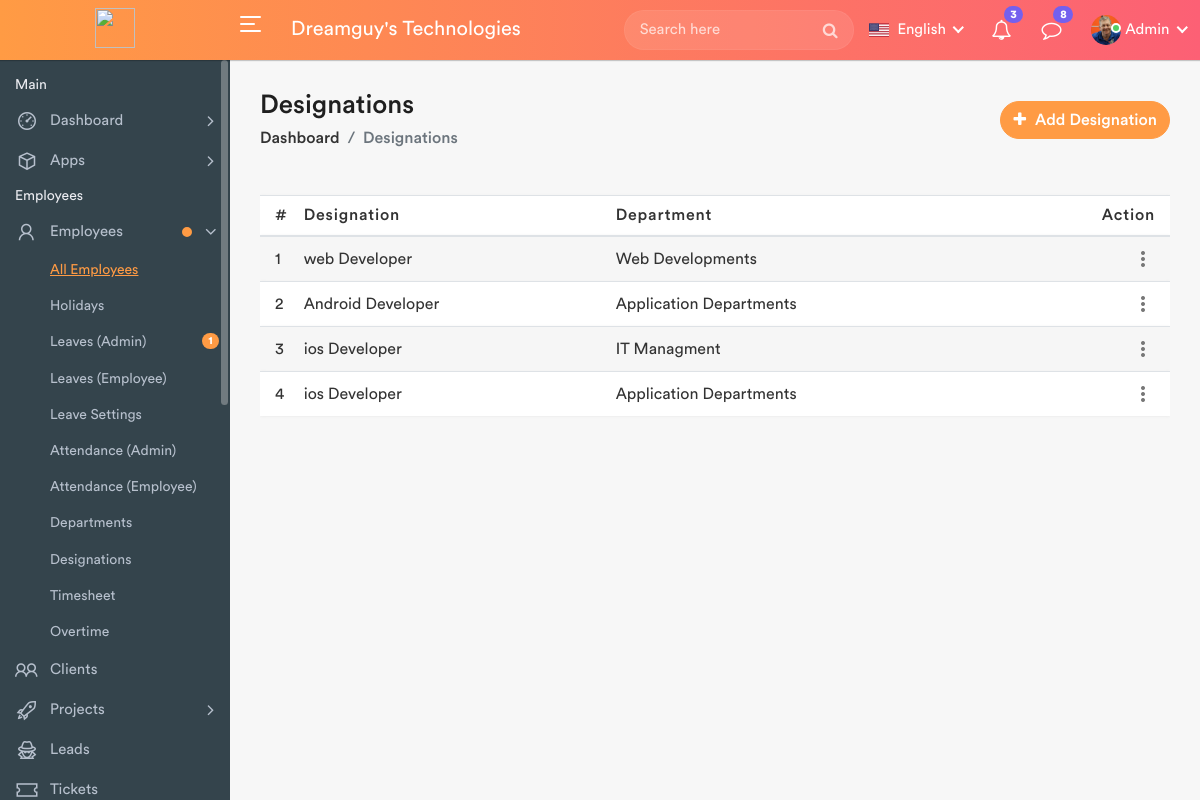
The page /designations on the database its author committed.
### HRMS_APP/models.py (models this page shows, shortened)
class Designation(models.Model):
    designation = models.CharField(max_length=100)
    department = models.ForeignKey(Department, on_delete=models.CASCADE)

class Department(models.Model):
    department = models.CharField(max_length=100)
    def __str__(self):
        return self.department

### HRMS_APP/views.py (the view, shortened to what this page needs)
# urls.py: path('designations', views.designations, name='designations'),
def designations(request):
    designation = Designation.objects.all()
    departments = Department.objects.all()
    return render(request, "designations.html", {'designation': designation, 'departments': departments})

### HRMS_APP/templates/designations.html (shortened to what this page needs)
{% extends "header.html" %}
{% load static %}
{% block content %}
            <div class="page-wrapper">
                <div class="content container-fluid">
					<div class="page-header">
						<div class="row align-items-center">
							<div class="col">
								<h3 class="page-title">Designations</h3>
								<ul class="breadcrumb">
									<li class="breadcrumb-item"><a href="admin_dashboard.html">Dashboard</a></li>
									<li class="breadcrumb-item active">Designations</li>
								</ul>
							</div>
							<div class="col-auto float-right ml-auto">
								<a href="#" class="btn add-btn" data-toggle="modal" data-target="#add_designation"><i class="fa fa-plus"></i> Add Designation</a>
							</div>
						</div>
					</div>
					<div class="row">
						<div class="col-md-12">
							<div class="table-responsive">
								<table class="table table-striped custom-table mb-0 datatable">
									<thead>
										<tr>
											<th style="width: 30px;">#</th>
											<th>Designation </th>
											<th>Department </th>
											<th class="text-right">Action</th>
										</tr>
									</thead>
									<tbody>
										{% for i in designation  %}
										<tr>
											<td>{{forloop.counter}}</td>
											<td>{{i.designation}}</td>
											<td>{{i.department}}</td>
											<td class="text-right">
                                            <div class="dropdown dropdown-action">
													<a href="#" class="action-icon dropdown-toggle" data-toggle="dropdown" aria-expanded="false"><i class="material-icons">more_vert</i></a>
												</div>
											</td>
										</tr>
										{% endfor %}
									</tbody>
								</table>
							</div>
						</div>
					</div>
                </div>
            </div>
        </div>
	{% endblock %}

### rows shown on the page
Designation: designation "web Developer", department "Web Developments"
Designation: designation "Android Developer", department "Application Departments"
Designation: designation "ios Developer", department "IT Managment"
Designation: designation "ios Developer", department "Application Departments"
